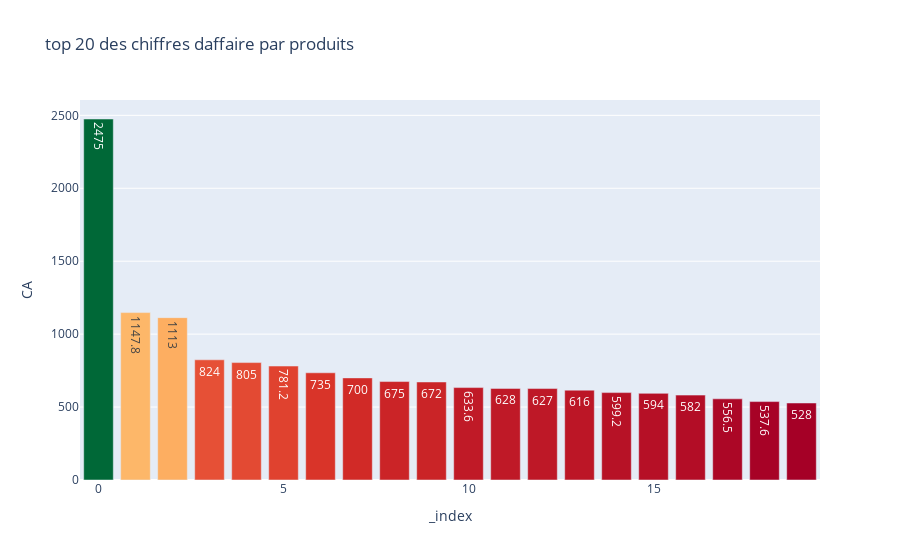

The notebook cell saved with this chart:
### Code cell
###############################
# Palmares des articles en CA #
###############################

#Effectuer le tri dans l'ordre décroissant du CA du dataset df_merge
#Réinitialiser l'index du dataset par un reset_index
df_merged=df_merged.sort_values(by='CA', ascending=False).reset_index()
df_merged['CA']=df_merged['CA'].round(decimals = 2)
#Afficher les 20 premier articles en CA
top20_ca=df_merged['CA'].tolist()
top20_ca=top20_ca[:20]
print("Liste des 20 premiers chiffres d'affaire :\n",top20_ca)

#Graphique en barre des 20 premiers articles avec plotly express
top20=df_merged.head(20).reset_index(drop=True)
df_merged.drop('index',axis=1,inplace=True)
fig=px.bar(top20,y='CA',title="top 20 des chiffres daffaire par produits")
colors = px.colors.diverging.RdYlGn
fig.update_traces(marker=dict(color=top20['CA'], colorscale=colors),text=top20['CA'], textposition='inside')
fig.show()

### Figure 1 — Plotly figure (JSON) as saved in the notebook; plotly's stock layout.template omitted (floating-point values rounded to 4 significant figures)
{"data": [{"alignmentgroup": "True", "hovertemplate": "_index=%{x}<br>CA=%{y}<extra></extra>", "legendgroup": "", "marker": {"color": [2475, 1148.0, 1113, 824, 805, 781.2, 735, 700, 675, 672, 633.6, 628, 627, 616, 599.2, 594, 582, 556.5, 537.6, 528], "colorscale": [[0, "rgb(165,0,38)"], [0.1, "rgb(215,48,39)"], [0.2, "rgb(244,109,67)"], [0.3, "rgb(253,174,97)"], [0.4, "rgb(254,224,139)"], [0.5, "rgb(255,255,191)"], [0.6, "rgb(217,239,139)"], [0.7, "rgb(166,217,106)"], [0.8, "rgb(102,189,99)"], [0.9, "rgb(26,152,80)"], [1, "rgb(0,104,55)"]], "pattern": {"shape": ""}}, "name": "", "offsetgroup": "", "orientation": "v", "showlegend": false, "text": [2475, 1148.0, 1113, 824, 805, 781.2, 735, 700, 675, 672, 633.6, 628, 627, 616, 599.2, 594, 582, 556.5, 537.6, 528], "textposition": "inside", "type": "bar", "x": [0, 1, 2, 3, 4, 5, 6, 7, 8, 9, 10, 11, 12, 13, 14, 15, 16, 17, 18, 19], "xaxis": "x", "y": [2475, 1148.0, 1113, 824, 805, 781.2, 735, 700, 675, 672, 633.6, 628, 627, 616, 599.2, 594, 582, 556.5, 537.6, 528], "yaxis": "y"}], "layout": {"barmode": "relative", "legend": {"tracegroupgap": 0}, "title": {"text": "top 20 des chiffres daffaire par produits"}, "xaxis": {"anchor": "y", "domain": [0, 1], "title": {"text": "_index"}}, "yaxis": {"anchor": "x", "domain": [0, 1], "title": {"text": "CA"}}}}
